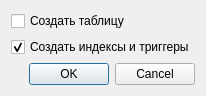
<?xml version="1.0" encoding="UTF-8"?>
<ui version="4.0">
 <class>DbInitDlg</class>
 <widget class="QDialog" name="DbInitDlg">
  <property name="geometry">
   <rect>
    <x>0</x>
    <y>0</y>
    <width>191</width>
    <height>87</height>
   </rect>
  </property>
  <property name="windowTitle">
   <string>Параметры</string>
  </property>
  <layout class="QVBoxLayout" name="verticalLayout">
   <item>
    <widget class="QCheckBox" name="createTable">
     <property name="text">
      <string>Создать таблицу</string>
     </property>
    </widget>
   </item>
   <item>
    <widget class="QCheckBox" name="createIndex">
     <property name="text">
      <string>Создать индексы и триггеры</string>
     </property>
     <property name="checked">
      <bool>true</bool>
     </property>
    </widget>
   </item>
   <item>
    <widget class="QDialogButtonBox" name="buttonBox">
     <property name="orientation">
      <enum>Qt::Horizontal</enum>
     </property>
     <property name="standardButtons">
      <set>QDialogButtonBox::Cancel|QDialogButtonBox::Ok</set>
     </property>
    </widget>
   </item>
  </layout>
 </widget>
 <resources/>
 <connections>
  <connection>
   <sender>buttonBox</sender>
   <signal>accepted()</signal>
   <receiver>DbInitDlg</receiver>
   <slot>accept()</slot>
   <hints>
    <hint type="sourcelabel">
     <x>248</x>
     <y>254</y>
    </hint>
    <hint type="destinationlabel">
     <x>157</x>
     <y>274</y>
    </hint>
   </hints>
  </connection>
  <connection>
   <sender>buttonBox</sender>
   <signal>rejected()</signal>
   <receiver>DbInitDlg</receiver>
   <slot>reject()</slot>
   <hints>
    <hint type="sourcelabel">
     <x>316</x>
     <y>260</y>
    </hint>
    <hint type="destinationlabel">
     <x>286</x>
     <y>274</y>
    </hint>
   </hints>
  </connection>
 </connections>
</ui>
